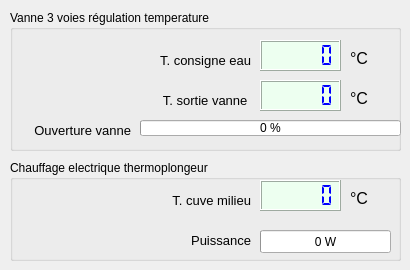
   <widget class="QWidget" name="tab3">
    <attribute name="title">
     <string>Regulation</string>
    </attribute>
    <widget class="QGroupBox" name="groupBox_4">
     <property name="geometry">
      <rect>
       <x>10</x>
       <y>10</y>
       <width>391</width>
       <height>141</height>
      </rect>
     </property>
     <property name="title">
      <string>Vanne 3 voies régulation temperature</string>
     </property>
     <widget class="QLabel" name="label_25">
      <property name="geometry">
       <rect>
        <x>340</x>
        <y>80</y>
        <width>21</width>
        <height>16</height>
       </rect>
      </property>
      <property name="font">
       <font>
        <pointsize>12</pointsize>
       </font>
      </property>
      <property name="text">
       <string>°C</string>
      </property>
     </widget>
     <widget class="QLabel" name="label_26">
      <property name="geometry">
       <rect>
        <x>130</x>
        <y>80</y>
        <width>111</width>
        <height>20</height>
       </rect>
      </property>
      <property name="font">
       <font>
        <pointsize>10</pointsize>
       </font>
      </property>
      <property name="text">
       <string> T. sortie vanne </string>
      </property>
      <property name="alignment">
       <set>Qt::AlignRight|Qt::AlignTrailing|Qt::AlignVCenter</set>
      </property>
     </widget>
     <widget class="QLCDNumber" name="lcdNumber_11">
      <property name="geometry">
       <rect>
        <x>250</x>
        <y>70</y>
        <width>81</width>
        <height>31</height>
       </rect>
      </property>
      <property name="styleSheet">
       <string notr="true">color: rgb(0, 0, 255);
background-color: rgb(237, 255, 240)</string>
      </property>
      <property name="smallDecimalPoint">
       <bool>true</bool>
      </property>
      <property name="segmentStyle">
       <enum>QLCDNumber::Flat</enum>
      </property>
      <property name="value" stdset="0">
       <double>0.000000000000000</double>
      </property>
     </widget>
     <widget class="QProgressBar" name="progressBar_3">
      <property name="geometry">
       <rect>
        <x>130</x>
        <y>110</y>
        <width>261</width>
        <height>16</height>
       </rect>
      </property>
      <property name="maximum">
       <number>100</number>
      </property>
      <property name="value">
       <number>0</number>
      </property>
      <property name="textVisible">
       <bool>true</bool>
      </property>
      <property name="format">
       <string>%v %</string>
      </property>
     </widget>
     <widget class="QLabel" name="label_24">
      <property name="geometry">
       <rect>
        <x>0</x>
        <y>110</y>
        <width>121</width>
        <height>20</height>
       </rect>
      </property>
      <property name="font">
       <font>
        <pointsize>10</pointsize>
       </font>
      </property>
      <property name="text">
       <string>Ouverture vanne</string>
      </property>
      <property name="alignment">
       <set>Qt::AlignRight|Qt::AlignTrailing|Qt::AlignVCenter</set>
      </property>
     </widget>
     <widget class="QLabel" name="label_21">
      <property name="geometry">
       <rect>
        <x>130</x>
        <y>40</y>
        <width>111</width>
        <height>20</height>
       </rect>
      </property>
      <property name="font">
       <font>
        <pointsize>10</pointsize>
       </font>
      </property>
      <property name="text">
       <string>T. consigne eau</string>
      </property>
      <property name="alignment">
       <set>Qt::AlignRight|Qt::AlignTrailing|Qt::AlignVCenter</set>
      </property>
     </widget>
     <widget class="QLCDNumber" name="lcdNumber_8">
      <property name="geometry">
       <rect>
        <x>250</x>
        <y>30</y>
        <width>81</width>
        <height>31</height>
       </rect>
      </property>
      <property name="styleSheet">
       <string notr="true">color: rgb(0, 0, 255);
background-color: rgb(237, 255, 240)</string>
      </property>
      <property name="smallDecimalPoint">
       <bool>true</bool>
      </property>
      <property name="segmentStyle">
       <enum>QLCDNumber::Flat</enum>
      </property>
      <property name="value" stdset="0">
       <double>0.000000000000000</double>
      </property>
     </widget>
     <widget class="QLabel" name="label_20">
      <property name="geometry">
       <rect>
        <x>340</x>
        <y>40</y>
        <width>21</width>
        <height>16</height>
       </rect>
      </property>
      <property name="font">
       <font>
        <pointsize>12</pointsize>
       </font>
      </property>
      <property name="text">
       <string>°C</string>
      </property>
     </widget>
    </widget>
    <widget class="QGroupBox" name="groupBox_5">
     <property name="geometry">
      <rect>
       <x>10</x>
       <y>160</y>
       <width>391</width>
       <height>101</height>
      </rect>
     </property>
     <property name="title">
      <string>Chauffage electrique thermoplongeur</string>
     </property>
     <widget class="QLabel" name="label_22">
      <property name="geometry">
       <rect>
        <x>340</x>
        <y>30</y>
        <width>21</width>
        <height>16</height>
       </rect>
      </property>
      <property name="font">
       <font>
        <pointsize>12</pointsize>
       </font>
      </property>
      <property name="text">
       <string>°C</string>
      </property>
     </widget>
     <widget class="QLabel" name="label_23">
      <property name="geometry">
       <rect>
        <x>110</x>
        <y>30</y>
        <width>131</width>
        <height>20</height>
       </rect>
      </property>
      <property name="font">
       <font>
        <pointsize>10</pointsize>
       </font>
      </property>
      <property name="text">
       <string> T. cuve milieu</string>
      </property>
      <property name="alignment">
       <set>Qt::AlignRight|Qt::AlignTrailing|Qt::AlignVCenter</set>
      </property>
     </widget>
     <widget class="QLCDNumber" name="lcdNumber_9">
      <property name="geometry">
       <rect>
        <x>250</x>
        <y>20</y>
        <width>81</width>
        <height>31</height>
       </rect>
      </property>
      <property name="styleSheet">
       <string notr="true">color: rgb(0, 0, 255);
background-color: rgb(237, 255, 240)</string>
      </property>
      <property name="smallDecimalPoint">
       <bool>true</bool>
      </property>
      <property name="segmentStyle">
       <enum>QLCDNumber::Flat</enum>
      </property>
      <property name="value" stdset="0">
       <double>0.000000000000000</double>
      </property>
     </widget>
     <widget class="QLabel" name="label_12">
      <property name="geometry">
       <rect>
        <x>140</x>
        <y>70</y>
        <width>101</width>
        <height>20</height>
       </rect>
      </property>
      <property name="font">
       <font>
        <pointsize>10</pointsize>
       </font>
      </property>
      <property name="text">
       <string>Puissance</string>
      </property>
      <property name="alignment">
       <set>Qt::AlignRight|Qt::AlignTrailing|Qt::AlignVCenter</set>
      </property>
     </widget>
     <widget class="QProgressBar" name="progressBar_2">
      <property name="geometry">
       <rect>
        <x>250</x>
        <y>70</y>
        <width>131</width>
        <height>23</height>
       </rect>
      </property>
      <property name="maximum">
       <number>6000</number>
      </property>
      <property name="value">
       <number>0</number>
      </property>
      <property name="textVisible">
       <bool>true</bool>
      </property>
      <property name="format">
       <string>%v W</string>
      </property>
     </widget>
    </widget>
   </widget>
